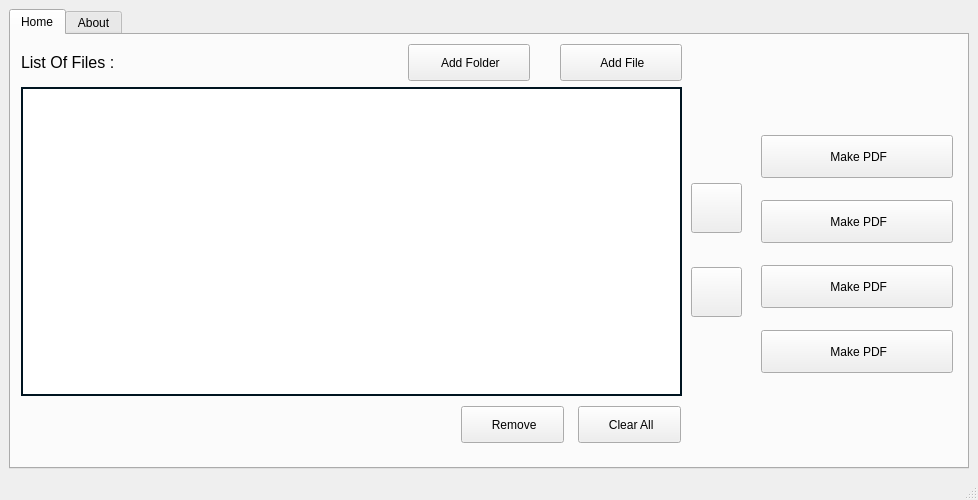
<?xml version="1.0" encoding="UTF-8"?>
<ui version="4.0">
 <class>MainWindow</class>
 <widget class="QMainWindow" name="MainWindow">
  <property name="geometry">
   <rect>
    <x>0</x>
    <y>0</y>
    <width>978</width>
    <height>500</height>
   </rect>
  </property>
  <property name="minimumSize">
   <size>
    <width>978</width>
    <height>500</height>
   </size>
  </property>
  <property name="maximumSize">
   <size>
    <width>978</width>
    <height>500</height>
   </size>
  </property>
  <property name="windowTitle">
   <string>File Format Converter</string>
  </property>
  <property name="windowIcon">
   <iconset>
    <normaloff>icons/main_icon.png</normaloff>icons/main_icon.png</iconset>
  </property>
  <widget class="QWidget" name="centralwidget">
   <layout class="QHBoxLayout" name="horizontalLayout_6">
    <item>
     <widget class="QTabWidget" name="tabWidget">
      <property name="maximumSize">
       <size>
        <width>963</width>
        <height>461</height>
       </size>
      </property>
      <property name="cursor">
       <cursorShape>ArrowCursor</cursorShape>
      </property>
      <property name="toolTip">
       <string/>
      </property>
      <property name="toolTipDuration">
       <number>291</number>
      </property>
      <property name="tabShape">
       <enum>QTabWidget::Rounded</enum>
      </property>
      <property name="currentIndex">
       <number>0</number>
      </property>
      <widget class="QWidget" name="tab">
       <attribute name="icon">
        <iconset>
         <normaloff>icons/top_menu_50px.png</normaloff>icons/top_menu_50px.png</iconset>
       </attribute>
       <attribute name="title">
        <string>Home</string>
       </attribute>
       <widget class="QWidget" name="layoutWidget">
        <property name="geometry">
         <rect>
          <x>680</x>
          <y>120</y>
          <width>51</width>
          <height>191</height>
         </rect>
        </property>
        <layout class="QVBoxLayout" name="verticalLayout" stretch="0,0">
         <property name="leftMargin">
          <number>0</number>
         </property>
         <property name="rightMargin">
          <number>0</number>
         </property>
         <item>
          <widget class="QPushButton" name="pushButton_up">
           <property name="maximumSize">
            <size>
             <width>57</width>
             <height>50</height>
            </size>
           </property>
           <property name="cursor">
            <cursorShape>PointingHandCursor</cursorShape>
           </property>
           <property name="toolTip">
            <string>Up</string>
           </property>
           <property name="styleSheet">
            <string notr="true">
QPushButton::hover{
	background-color: rgb(35,35,35);
};


background-color: rgb(3, 30, 35);
border-style: solid;
border-color: rgb(5,10,28);
border-width: 1px;
border-radius: 20px;</string>
           </property>
           <property name="text">
            <string/>
           </property>
           <property name="icon">
            <iconset>
             <normaloff>icons/collapse_arrow_50px.png</normaloff>icons/collapse_arrow_50px.png</iconset>
           </property>
           <property name="iconSize">
            <size>
             <width>30</width>
             <height>30</height>
            </size>
           </property>
          </widget>
         </item>
         <item>
          <widget class="QPushButton" name="pushButton_down">
           <property name="maximumSize">
            <size>
             <width>57</width>
             <height>50</height>
            </size>
           </property>
           <property name="cursor">
            <cursorShape>PointingHandCursor</cursorShape>
           </property>
           <property name="toolTip">
            <string>Down</string>
           </property>
           <property name="styleSheet">
            <string notr="true">
QPushButton::hover{
	background-color: rgb(35,35,35);
};


background-color: rgb(3, 30, 35);
border-style: solid;
border-color: rgb(5,10,28);
border-width: 1px;
border-radius: 20px;</string>
           </property>
           <property name="text">
            <string/>
           </property>
           <property name="icon">
            <iconset>
             <normaloff>icons/expand_arrow_50px.png</normaloff>icons/expand_arrow_50px.png</iconset>
           </property>
           <property name="iconSize">
            <size>
             <width>30</width>
             <height>30</height>
            </size>
           </property>
          </widget>
         </item>
        </layout>
       </widget>
       <widget class="QWidget" name="layoutWidget">
        <property name="geometry">
         <rect>
          <x>10</x>
          <y>0</y>
          <width>661</width>
          <height>361</height>
         </rect>
        </property>
        <layout class="QGridLayout" name="gridLayout">
         <property name="topMargin">
          <number>3</number>
         </property>
         <property name="bottomMargin">
          <number>0</number>
         </property>
         <property name="horizontalSpacing">
          <number>7</number>
         </property>
         <property name="verticalSpacing">
          <number>0</number>
         </property>
         <item row="0" column="0">
          <widget class="QLabel" name="label_8">
           <property name="styleSheet">
            <string notr="true"/>
           </property>
           <property name="text">
            <string>&lt;html&gt;&lt;head/&gt;&lt;body&gt;&lt;p&gt;&lt;span style=&quot; font-size:12pt;&quot;&gt;List Of Files :&lt;/span&gt;&lt;/p&gt;&lt;/body&gt;&lt;/html&gt;</string>
           </property>
          </widget>
         </item>
         <item row="0" column="1">
          <layout class="QHBoxLayout" name="horizontalLayout">
           <property name="spacing">
            <number>30</number>
           </property>
           <property name="leftMargin">
            <number>45</number>
           </property>
           <property name="topMargin">
            <number>6</number>
           </property>
           <property name="rightMargin">
            <number>0</number>
           </property>
           <property name="bottomMargin">
            <number>6</number>
           </property>
           <item>
            <widget class="QPushButton" name="pushButton">
             <property name="minimumSize">
              <size>
               <width>80</width>
               <height>37</height>
              </size>
             </property>
             <property name="maximumSize">
              <size>
               <width>122</width>
               <height>16777215</height>
              </size>
             </property>
             <property name="font">
              <font>
               <pointsize>9</pointsize>
              </font>
             </property>
             <property name="cursor">
              <cursorShape>PointingHandCursor</cursorShape>
             </property>
             <property name="toolTip">
              <string>Add New Folder</string>
             </property>
             <property name="styleSheet">
              <string notr="true">

QPushButton::hover{
	
	background-color: rgb(40,40,40);
	border: 1px solid rgb(3,3,3);
	border-radius: 6px;
	
};


background-color: rgb(0, 35, 107);
border: 1px solid rgb(5,5,5);
border-radius: 6px;



</string>
             </property>
             <property name="text">
              <string> Add Folder</string>
             </property>
             <property name="icon">
              <iconset>
               <normaloff>icons/Add Folder_50px.png</normaloff>icons/Add Folder_50px.png</iconset>
             </property>
            </widget>
           </item>
           <item>
            <widget class="QPushButton" name="pushButton_add">
             <property name="minimumSize">
              <size>
               <width>80</width>
               <height>37</height>
              </size>
             </property>
             <property name="maximumSize">
              <size>
               <width>122</width>
               <height>16777215</height>
              </size>
             </property>
             <property name="font">
              <font>
               <family>MS Shell Dlg 2</family>
               <pointsize>9</pointsize>
               <weight>50</weight>
               <bold>false</bold>
              </font>
             </property>
             <property name="cursor">
              <cursorShape>PointingHandCursor</cursorShape>
             </property>
             <property name="toolTip">
              <string>Add New File</string>
             </property>
             <property name="styleSheet">
              <string notr="true">

QPushButton::hover{
	
	background-color: rgb(40,40,40);
	border: 1px solid rgb(3,3,3);
	border-radius: 6px;
	
};


background-color: rgb(0, 102, 0);
border: 1px solid rgb(5,5,5);
border-radius: 6px;



</string>
             </property>
             <property name="text">
              <string> Add File</string>
             </property>
             <property name="icon">
              <iconset>
               <normaloff>icons/plus_50px.png</normaloff>icons/plus_50px.png</iconset>
             </property>
            </widget>
           </item>
          </layout>
         </item>
         <item row="1" column="0" colspan="2">
          <widget class="QListWidget" name="listWidget">
           <property name="toolTip">
            <string>Items</string>
           </property>
           <property name="styleSheet">
            <string notr="true">border: 2px solid rgb(0,20,32);</string>
           </property>
          </widget>
         </item>
        </layout>
       </widget>
       <widget class="QWidget" name="layoutWidget">
        <property name="geometry">
         <rect>
          <x>430</x>
          <y>370</y>
          <width>260</width>
          <height>40</height>
         </rect>
        </property>
        <layout class="QHBoxLayout" name="horizontalLayout_7">
         <property name="spacing">
          <number>14</number>
         </property>
         <property name="leftMargin">
          <number>20</number>
         </property>
         <property name="rightMargin">
          <number>20</number>
         </property>
         <item>
          <widget class="QPushButton" name="pushButton_remove">
           <property name="minimumSize">
            <size>
             <width>103</width>
             <height>37</height>
            </size>
           </property>
           <property name="maximumSize">
            <size>
             <width>122</width>
             <height>16777215</height>
            </size>
           </property>
           <property name="font">
            <font>
             <pointsize>9</pointsize>
            </font>
           </property>
           <property name="cursor">
            <cursorShape>PointingHandCursor</cursorShape>
           </property>
           <property name="toolTip">
            <string>Remove Selected</string>
           </property>
           <property name="styleSheet">
            <string notr="true">
QPushButton::hover{
	
	background-color: rgb(40,40,40);
	border-color: rgb(3,3,3);
	border-style: solid;
	border-width: 1px;
	border-radius:5px;

};


background-color: rgb(181, 0, 0);
border-color: rgb(5,5,5);
border-style: solid;
border-width: 1px;
border-radius:4px;

</string>
           </property>
           <property name="text">
            <string> Remove</string>
           </property>
           <property name="icon">
            <iconset>
             <normaloff>icons/minus_50px.png</normaloff>icons/minus_50px.png</iconset>
           </property>
          </widget>
         </item>
         <item>
          <widget class="QPushButton" name="pushButton_clear">
           <property name="minimumSize">
            <size>
             <width>103</width>
             <height>37</height>
            </size>
           </property>
           <property name="maximumSize">
            <size>
             <width>122</width>
             <height>16777215</height>
            </size>
           </property>
           <property name="font">
            <font>
             <pointsize>9</pointsize>
            </font>
           </property>
           <property name="cursor">
            <cursorShape>PointingHandCursor</cursorShape>
           </property>
           <property name="toolTip">
            <string>Clear All</string>
           </property>
           <property name="styleSheet">
            <string notr="true">
QPushButton::hover{
	
	background-color: rgb(40,40,40);
	border-color: rgb(3,3,3);
	border-style: solid;
	border-width: 1px;
	border-radius:5px;

};


background-color: rgb(181, 0, 0);
border-color: rgb(5,5,5);
border-style: solid;
border-width: 1px;
border-radius:4px;

</string>
           </property>
           <property name="text">
            <string> Clear All</string>
           </property>
           <property name="icon">
            <iconset>
             <normaloff>icons/clear_symbol_50px.png</normaloff>icons/clear_symbol_50px.png</iconset>
           </property>
          </widget>
         </item>
        </layout>
       </widget>
       <widget class="QWidget" name="layoutWidget">
        <property name="geometry">
         <rect>
          <x>750</x>
          <y>90</y>
          <width>192</width>
          <height>261</height>
         </rect>
        </property>
        <layout class="QVBoxLayout" name="verticalLayout_2">
         <property name="spacing">
          <number>12</number>
         </property>
         <item>
          <widget class="QPushButton" name="pushButton_make_pdf">
           <property name="minimumSize">
            <size>
             <width>190</width>
             <height>43</height>
            </size>
           </property>
           <property name="maximumSize">
            <size>
             <width>200</width>
             <height>16777215</height>
            </size>
           </property>
           <property name="font">
            <font>
             <pointsize>9</pointsize>
            </font>
           </property>
           <property name="styleSheet">
            <string notr="true">
QPushButton::hover{
	
	background-color: rgb(90, 90, 90);
};



background-color: rgb(129, 53, 129);
border-color: rgb(1, 1, 1);
border-style: solid;
border-width: 1px;
border-radius:5px;

</string>
           </property>
           <property name="text">
            <string> Make PDF</string>
           </property>
           <property name="icon">
            <iconset>
             <normaloff>icons/export_pdf_50px.png</normaloff>icons/export_pdf_50px.png</iconset>
           </property>
          </widget>
         </item>
         <item>
          <widget class="QPushButton" name="pushButton_make_pdf_2">
           <property name="minimumSize">
            <size>
             <width>190</width>
             <height>43</height>
            </size>
           </property>
           <property name="maximumSize">
            <size>
             <width>200</width>
             <height>16777215</height>
            </size>
           </property>
           <property name="font">
            <font>
             <pointsize>9</pointsize>
            </font>
           </property>
           <property name="styleSheet">
            <string notr="true">
QPushButton::hover{
	
	background-color: rgb(90, 90, 90);
};


background-color: rgb(52, 52, 111);
border-color: rgb(1, 1, 1);
border-style: solid;
border-width: 1px;
border-radius:5px;

</string>
           </property>
           <property name="text">
            <string> Make PDF</string>
           </property>
           <property name="icon">
            <iconset>
             <normaloff>icons/export_pdf_50px.png</normaloff>icons/export_pdf_50px.png</iconset>
           </property>
          </widget>
         </item>
         <item>
          <widget class="QPushButton" name="pushButton_make_pdf_3">
           <property name="minimumSize">
            <size>
             <width>190</width>
             <height>43</height>
            </size>
           </property>
           <property name="maximumSize">
            <size>
             <width>200</width>
             <height>16777215</height>
            </size>
           </property>
           <property name="font">
            <font>
             <pointsize>9</pointsize>
            </font>
           </property>
           <property name="styleSheet">
            <string notr="true">
QPushButton::hover{
	
	background-color: rgb(90, 90, 90);
};


background-color: rgb(173, 0, 86);
border-color: rgb(1, 1, 1);
border-style: solid;
border-width: 1px;
border-radius:5px;

</string>
           </property>
           <property name="text">
            <string> Make PDF</string>
           </property>
           <property name="icon">
            <iconset>
             <normaloff>icons/export_pdf_50px.png</normaloff>icons/export_pdf_50px.png</iconset>
           </property>
          </widget>
         </item>
         <item>
          <widget class="QPushButton" name="pushButton_make_pdf_4">
           <property name="minimumSize">
            <size>
             <width>190</width>
             <height>43</height>
            </size>
           </property>
           <property name="maximumSize">
            <size>
             <width>200</width>
             <height>16777215</height>
            </size>
           </property>
           <property name="font">
            <font>
             <pointsize>9</pointsize>
            </font>
           </property>
           <property name="styleSheet">
            <string notr="true">
QPushButton::hover{
	
	background-color: rgb(90, 90, 90);
};


background-color: rgb(48, 0, 144);
border-color: rgb(1, 1, 1);
border-style: solid;
border-width: 1px;
border-radius:5px;

</string>
           </property>
           <property name="text">
            <string> Make PDF</string>
           </property>
           <property name="icon">
            <iconset>
             <normaloff>icons/export_pdf_50px.png</normaloff>icons/export_pdf_50px.png</iconset>
           </property>
          </widget>
         </item>
        </layout>
       </widget>
      </widget>
      <widget class="QWidget" name="tab_2">
       <attribute name="icon">
        <iconset>
         <normaloff>icons/info_50px.png</normaloff>icons/info_50px.png</iconset>
       </attribute>
       <attribute name="title">
        <string>About</string>
       </attribute>
       <layout class="QGridLayout" name="gridLayout_2">
        <item row="0" column="0">
         <layout class="QHBoxLayout" name="horizontalLayout_2">
          <item>
           <widget class="QLabel" name="label">
            <property name="text">
             <string>&lt;html&gt;&lt;head/&gt;&lt;body&gt;&lt;p&gt;&lt;strong&gt;Developers:&lt;/strong&gt;&lt;/p&gt;&lt;/body&gt;&lt;/html&gt;</string>
            </property>
           </widget>
          </item>
          <item>
           <widget class="QLabel" name="label_2">
            <property name="text">
             <string>&lt;html&gt;&lt;head/&gt;&lt;body&gt;&lt;p&gt;&lt;span style=&quot; font-size:9pt;&quot;&gt;Rohan Godbole, Ashish Moghe, Chinmay Puranik, Soham Pathre&lt;/span&gt;&lt;/p&gt;&lt;/body&gt;&lt;/html&gt;</string>
            </property>
           </widget>
          </item>
         </layout>
        </item>
        <item row="3" column="0">
         <layout class="QHBoxLayout" name="horizontalLayout_5">
          <item>
           <widget class="QLabel" name="label_7">
            <property name="text">
             <string>&lt;html&gt;&lt;head/&gt;&lt;body&gt;&lt;p&gt;&lt;span style=&quot; font-weight:600;&quot;&gt;Icons Credit:&lt;/span&gt;&lt;/p&gt;&lt;/body&gt;&lt;/html&gt;</string>
            </property>
           </widget>
          </item>
          <item>
           <widget class="QLabel" name="label_9">
            <property name="text">
             <string>&lt;html&gt;&lt;head/&gt;&lt;body&gt;&lt;p&gt;&lt;a href=&quot;https://icons8.com&quot;&gt;&lt;span style=&quot; font-size:9pt; text-decoration: underline; color:#0055ff;&quot;&gt;Icons8.com&lt;/span&gt;&lt;/a&gt;&lt;/p&gt;&lt;/body&gt;&lt;/html&gt;</string>
            </property>
            <property name="openExternalLinks">
             <bool>true</bool>
            </property>
           </widget>
          </item>
         </layout>
        </item>
        <item row="1" column="0">
         <layout class="QHBoxLayout" name="horizontalLayout_3">
          <item>
           <widget class="QLabel" name="label_5">
            <property name="minimumSize">
             <size>
              <width>81</width>
              <height>16</height>
             </size>
            </property>
            <property name="text">
             <string>&lt;html&gt;&lt;head/&gt;&lt;body&gt;&lt;p&gt;&lt;span style=&quot; font-weight:600;&quot;&gt;Contact Info:&lt;/span&gt;&lt;/p&gt;&lt;/body&gt;&lt;/html&gt;</string>
            </property>
           </widget>
          </item>
          <item>
           <widget class="QLabel" name="label_6">
            <property name="minimumSize">
             <size>
              <width>191</width>
              <height>16</height>
             </size>
            </property>
            <property name="text">
             <string>&lt;html&gt;&lt;head/&gt;&lt;body&gt;&lt;p&gt;&lt;span style=&quot; font-size:9pt;&quot;&gt;&amp;lt;emails&amp;gt;&lt;/span&gt;&lt;/p&gt;&lt;/body&gt;&lt;/html&gt;</string>
            </property>
           </widget>
          </item>
         </layout>
        </item>
        <item row="2" column="0">
         <layout class="QHBoxLayout" name="horizontalLayout_4">
          <property name="spacing">
           <number>283</number>
          </property>
          <item>
           <widget class="QLabel" name="label_4">
            <property name="minimumSize">
             <size>
              <width>81</width>
              <height>0</height>
             </size>
            </property>
            <property name="maximumSize">
             <size>
              <width>188</width>
              <height>20</height>
             </size>
            </property>
            <property name="text">
             <string>&lt;html&gt;&lt;head/&gt;&lt;body&gt;&lt;p&gt;&lt;span style=&quot; font-weight:600;&quot;&gt;Technologies Used:&lt;/span&gt;&lt;/p&gt;&lt;/body&gt;&lt;/html&gt;</string>
            </property>
           </widget>
          </item>
          <item>
           <widget class="QLabel" name="label_3">
            <property name="minimumSize">
             <size>
              <width>191</width>
              <height>0</height>
             </size>
            </property>
            <property name="text">
             <string>&lt;html&gt;&lt;head/&gt;&lt;body&gt;&lt;p&gt;&lt;span style=&quot; font-size:9pt;&quot;&gt;Python 3.10, PyQt5, PILLOW (PIL).&lt;/span&gt;&lt;/p&gt;&lt;/body&gt;&lt;/html&gt;</string>
            </property>
           </widget>
          </item>
         </layout>
        </item>
        <item row="4" column="0">
         <widget class="QTextBrowser" name="textBrowser">
          <property name="html">
           <string>&lt;!DOCTYPE HTML PUBLIC &quot;-//W3C//DTD HTML 4.0//EN&quot; &quot;http://www.w3.org/TR/REC-html40/strict.dtd&quot;&gt;
&lt;html&gt;&lt;head&gt;&lt;meta name=&quot;qrichtext&quot; content=&quot;1&quot; /&gt;&lt;style type=&quot;text/css&quot;&gt;
p, li { white-space: pre-wrap; }
&lt;/style&gt;&lt;/head&gt;&lt;body style=&quot; font-family:'MS Shell Dlg 2'; font-size:7.8pt; font-weight:400; font-style:normal;&quot;&gt;
&lt;p align=&quot;center&quot; style=&quot; margin-top:0px; margin-bottom:0px; margin-left:0px; margin-right:0px; -qt-block-indent:0; text-indent:0px;&quot;&gt;&lt;span style=&quot; font-size:14pt;&quot;&gt;License&lt;/span&gt;&lt;/p&gt;
&lt;p align=&quot;center&quot; style=&quot; margin-top:0px; margin-bottom:0px; margin-left:0px; margin-right:0px; -qt-block-indent:0; text-indent:0px;&quot;&gt;&lt;span style=&quot; font-size:10pt;&quot;&gt;Copyright (c) 2022&lt;/span&gt;&lt;/p&gt;
&lt;p style=&quot;-qt-paragraph-type:empty; margin-top:0px; margin-bottom:0px; margin-left:0px; margin-right:0px; -qt-block-indent:0; text-indent:0px; font-size:8.25pt;&quot;&gt;&lt;br /&gt;&lt;/p&gt;
&lt;p style=&quot; margin-top:0px; margin-bottom:0px; margin-left:0px; margin-right:0px; -qt-block-indent:0; text-indent:0px;&quot;&gt;&lt;span style=&quot; font-size:9pt;&quot;&gt;Permission is hereby granted, free of charge, to any person obtaining a copy of this software and associated documentation files (the &amp;quot;Software&amp;quot;), to deal in the Software without restriction, including without limitation the rights to use, copy, modify, merge, publish, distribute, sublicense, and/or sell copies of the Software, and to permit persons to whom the Software is furnished to do so, subject to the following conditions:&lt;/span&gt;&lt;/p&gt;
&lt;p style=&quot;-qt-paragraph-type:empty; margin-top:0px; margin-bottom:0px; margin-left:0px; margin-right:0px; -qt-block-indent:0; text-indent:0px; font-size:9pt;&quot;&gt;&lt;br /&gt;&lt;/p&gt;
&lt;p style=&quot; margin-top:0px; margin-bottom:0px; margin-left:0px; margin-right:0px; -qt-block-indent:0; text-indent:0px;&quot;&gt;&lt;span style=&quot; font-size:9pt;&quot;&gt;The above copyright notice and this permission notice shall be included in all&lt;/span&gt;&lt;/p&gt;
&lt;p style=&quot; margin-top:0px; margin-bottom:0px; margin-left:0px; margin-right:0px; -qt-block-indent:0; text-indent:0px;&quot;&gt;&lt;span style=&quot; font-size:9pt;&quot;&gt;copies or substantial portions of the Software.&lt;/span&gt;&lt;/p&gt;
&lt;p style=&quot;-qt-paragraph-type:empty; margin-top:0px; margin-bottom:0px; margin-left:0px; margin-right:0px; -qt-block-indent:0; text-indent:0px; font-size:9pt;&quot;&gt;&lt;br /&gt;&lt;/p&gt;
&lt;p style=&quot; margin-top:0px; margin-bottom:0px; margin-left:0px; margin-right:0px; -qt-block-indent:0; text-indent:0px;&quot;&gt;&lt;span style=&quot; font-size:9pt;&quot;&gt;THE SOFTWARE IS PROVIDED &amp;quot;AS IS&amp;quot;, WITHOUT WARRANTY OF ANY KIND, EXPRESS OR IMPLIED, INCLUDING BUT NOT LIMITED TO THE WARRANTIES OF MERCHANTABILITY, FITNESS FOR A PARTICULAR PURPOSE AND NONINFRINGEMENT. IN NO EVENT SHALL THE AUTHORS OR COPYRIGHT HOLDERS BE LIABLE FOR ANY CLAIM, DAMAGES OR OTHER LIABILITY, WHETHER IN AN ACTION OF CONTRACT, TORT OR OTHERWISE, ARISING FROM, OUT OF OR IN CONNECTION WITH THE SOFTWARE OR THE USE OR OTHER DEALINGS IN THE SOFTWARE.&lt;/span&gt;&lt;/p&gt;&lt;/body&gt;&lt;/html&gt;</string>
          </property>
         </widget>
        </item>
       </layout>
      </widget>
     </widget>
    </item>
   </layout>
  </widget>
  <widget class="QStatusBar" name="statusbar"/>
 </widget>
 <resources/>
 <connections/>
</ui>
